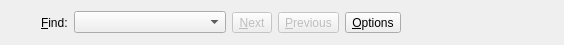
<?xml version="1.0" encoding="UTF-8"?>
<ui version="4.0">
 <class>SearchBar</class>
 <widget class="QWidget" name="SearchBar">
  <property name="geometry">
   <rect>
    <x>0</x>
    <y>0</y>
    <width>564</width>
    <height>34</height>
   </rect>
  </property>
  <property name="sizePolicy">
   <sizepolicy hsizetype="Preferred" vsizetype="Maximum">
    <horstretch>0</horstretch>
    <verstretch>0</verstretch>
   </sizepolicy>
  </property>
  <layout class="QHBoxLayout" name="horizontalLayout">
   <item>
    <widget class="QToolButton" name="closeButton">
     <property name="toolTip">
      <string>Close the search bar</string>
     </property>
     <property name="icon">
      <iconset theme="dialog-close"/>
     </property>
     <property name="autoRaise">
      <bool>true</bool>
     </property>
    </widget>
   </item>
   <item>
    <widget class="QLabel" name="searchInfo">
     <property name="text">
      <string comment="label for input line to find text">&amp;Find:</string>
     </property>
     <property name="buddy">
      <cstring>searchComboBox</cstring>
     </property>
    </widget>
   </item>
   <item>
    <widget class="KHistoryComboBox" name="searchComboBox">
     <property name="sizePolicy">
      <sizepolicy hsizetype="Expanding" vsizetype="Fixed">
       <horstretch>0</horstretch>
       <verstretch>0</verstretch>
      </sizepolicy>
     </property>
    </widget>
   </item>
   <item>
    <widget class="QToolButton" name="nextButton">
     <property name="enabled">
      <bool>false</bool>
     </property>
     <property name="toolTip">
      <string>Find the next match for the current search phrase</string>
     </property>
     <property name="text">
      <string>&amp;Next</string>
     </property>
     <property name="icon">
      <iconset theme="go-down-search"/>
     </property>
     <property name="toolButtonStyle">
      <enum>Qt::ToolButtonTextBesideIcon</enum>
     </property>
    </widget>
   </item>
   <item>
    <widget class="QToolButton" name="previousButton">
     <property name="enabled">
      <bool>false</bool>
     </property>
     <property name="toolTip">
      <string>Find the previous match for the current search phrase</string>
     </property>
     <property name="text">
      <string>&amp;Previous</string>
     </property>
     <property name="icon">
      <iconset theme="go-up-search"/>
     </property>
     <property name="toolButtonStyle">
      <enum>Qt::ToolButtonTextBesideIcon</enum>
     </property>
    </widget>
   </item>
   <item>
    <widget class="QToolButton" name="optionsButton">
     <property name="toolTip">
      <string>Find the previous match for the current search phrase</string>
     </property>
     <property name="text">
      <string>&amp;Options</string>
     </property>
     <property name="popupMode">
      <enum>QToolButton::InstantPopup</enum>
     </property>
    </widget>
   </item>
   <item>
    <spacer name="horizontalSpacer">
     <property name="orientation">
      <enum>Qt::Horizontal</enum>
     </property>
     <property name="sizeType">
      <enum>QSizePolicy::MinimumExpanding</enum>
     </property>
     <property name="sizeHint" stdset="0">
      <size>
       <width>20</width>
       <height>20</height>
      </size>
     </property>
    </spacer>
   </item>
  </layout>
  <action name="actionMatchCase">
   <property name="checkable">
    <bool>true</bool>
   </property>
   <property name="text">
    <string>&amp;Match Case</string>
   </property>
  </action>
  <action name="actionSearchAutomatically">
   <property name="checkable">
    <bool>true</bool>
   </property>
   <property name="checked">
    <bool>true</bool>
   </property>
   <property name="text">
    <string>&amp;Search As You Type</string>
   </property>
  </action>
  <action name="actionHighlightMatch">
   <property name="checkable">
    <bool>true</bool>
   </property>
   <property name="text">
    <string>&amp;Highlight All Matches</string>
   </property>
   <property name="toolTip">
    <string>Highlight Matches</string>
   </property>
  </action>
 </widget>
 <customwidgets>
  <customwidget>
   <class>KComboBox</class>
   <extends>QComboBox</extends>
   <header>kcombobox.h</header>
  </customwidget>
  <customwidget>
   <class>KHistoryComboBox</class>
   <extends>KComboBox</extends>
   <header>khistorycombobox.h</header>
  </customwidget>
 </customwidgets>
 <resources/>
 <connections>
  <connection>
   <sender>closeButton</sender>
   <signal>clicked()</signal>
   <receiver>SearchBar</receiver>
   <slot>close()</slot>
   <hints>
    <hint type="sourcelabel">
     <x>16</x>
     <y>16</y>
    </hint>
    <hint type="destinationlabel">
     <x>290</x>
     <y>16</y>
    </hint>
   </hints>
  </connection>
 </connections>
</ui>
